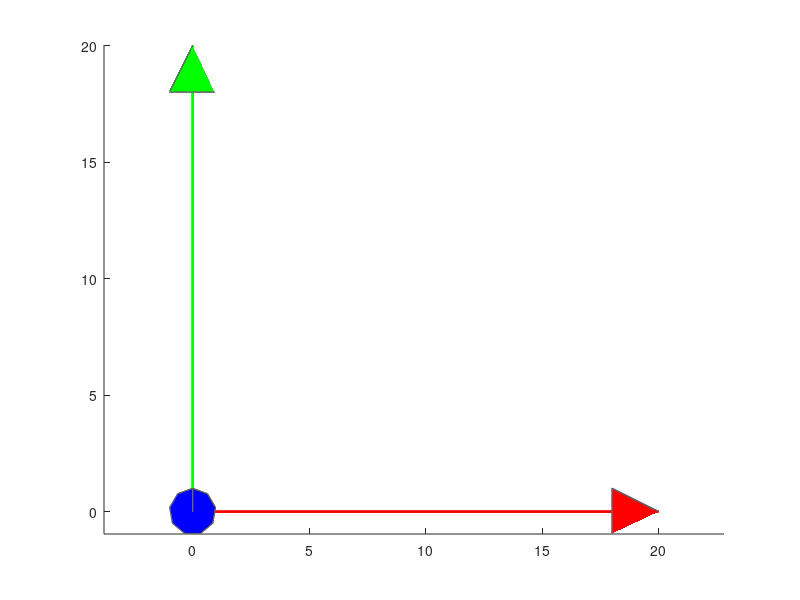

Recreate this plot in MATLAB.
function [ hO ] = plotCoords(varargin)
%PLOTCOORDS Draws a refernce frame in the current axes
%   
%   plotCoords(frame,[origin])
%       frame        -  a 3x3 matrix with each column is a direction
%       origin       -  a vector of length 3 with the coordinates of the origin
%   plotCoords(framestruct)
%       framestruct  -  a struct with 4[3] fields: [origin] and either of [X,Y,Z],
%       [AP PD ML] or [Xdir Ydir Zdir]
%   plotCoords(...,'drawLegend')
%       adds a legend to the current axis with the names of the direction
%   plotCoords(...,'Color',cc)
%       Specify the color of the axes. default is hsv(3) (=rgb)
%   plotCoords(...,'arrowLength')
%       Specify the plotlength of the arrows (20)
%
%   [hO] = plotCoords(...) 
%       hO           -   handles to the shafts of the arrows (which are lines)
%   
%   Example:
%       To plot the unit reference frame (X,Y,Z) in slightly fabulous colors:
%       plotCoords(eye(3),[1 2 3],'Color',cool(3),'drawLegend')
%
%  (V1.01) ORL Nijmegen, Max Bakker 2016

%changelog, added doc, and options for arrowL and legendplotting

axis equal 
axes = eye(3) ;
origin = zeros(1,3) ;
drawLegend = false ;
arrowL = 20 ;

cc = eye(3) ;


if nargin > 0
    ccI = find(strcmp(varargin,'Color')) ;
    if ~isempty(ccI)
        cc = varargin{ccI+1} ;
        varargin([0 1]+ccI)= []; 
    end
    
    axisI = cellfun(@isstruct,varargin) ;
    if nnz(axisI) ==0
        axisI = cellfun(@numel,varargin)==9 ;
    end
    if nnz(axisI)==1
        axes = varargin{axisI} ;
        if(isfield(axes,'origin'))
            origin = axes.origin ;
        elseif isfield(axes,'CM') ;
            origin = axes.CM ;
        end
    end
    varargin(axisI) = [] ;
    
    originI = cellfun(@numel,varargin)==3 ;
    if nnz(originI)==1
        origin = varargin{originI};
        varargin(originI) = []; 
    end
    
    
    legendI = strcmp(varargin,'drawLegend') ;
    if ~isempty(legendI)
        drawLegend = true ; 
        varargin(legendI)= []; 
    end
    
    lengthI = find(strcmp(varargin,'arrowLength')) ;
    if ~isempty(lengthI)
        arrowL = varargin{lengthI+1} ;
        varargin([0 1]+lengthI)= []; 
    end
end

% nDim = numel(origin) ;

if ~isstruct(axes) ;
    axes=  axes' ;
    Naxes.X = axes(1,:) ;
    Naxes.Y = axes(2,:) ;
    Naxes.Z = axes(3,:) ;
    axes = Naxes ;
    clear Naxes
end
fnms = fieldnames(axes) ;
% assert(nDim == 3) ;

%if the struct names are AP, PD and ML, sort them to give the right color
testSystem{1}= {'AP','PD','ML'};
testSystem{2} = {'X','Y','Z'};
testSystem{3} = {'Xdir','Ydir','Zdir'};

for ai = 1 : numel(testSystem) ;
    tisSys = testSystem{ai} ;
    if nnz(any(cell2mat(cellfun(@(s) strcmp(tisSys,s),fnms,'uni',0))))==3
        fnms = tisSys ;
        break ;
    end
end

origin = reshape(origin,1,3) ;

hold on
%number of samples in theta determines arrowhead roundness (now its 10)
nPointsForTheHeads = 10 ;
theta=linspace(0,2*pi,nPointsForTheHeads) ;
%These two might better be parameters maybe
tipLength = arrowL*.1 ;
arrowRadius = tipLength / 2; 
for di = 1 : numel(fnms)
    coord =  reshape(axes.(fnms{di}),1,3) ;
    coords = [origin;origin]+[zeros(1,3);coord]*arrowL ;
    ha(di) = plot3(coords(:,1),coords(:,2),coords(:,3),'Color',cc(di,:),'LineWidth',2) ;
    %arrowheads
    normal = diff(coords,1) ;
    normal = normal / rssq(normal) ;
    v=null(normal) ;
    center = coords(2,:)-tipLength * diff(coords) / rssq(diff(coords)) ;
    points=repmat(center',1,size(theta,2))+arrowRadius*(v(:,1)*cos(theta)+v(:,2)*sin(theta));
    V = [coords;points'] ;
    F = [ones(1,nPointsForTheHeads+1);2:nPointsForTheHeads+2;[3:nPointsForTheHeads+2,2]]' ;
    patch('Faces',F','Vertices',V,'FaceColor',cc(di,:),'edgeColor',[.4 .4 .4]) ;
end
if drawLegend
    legend(ha,fnms) ;
end
if nargout > 0
    hO = ha ;
end
end

